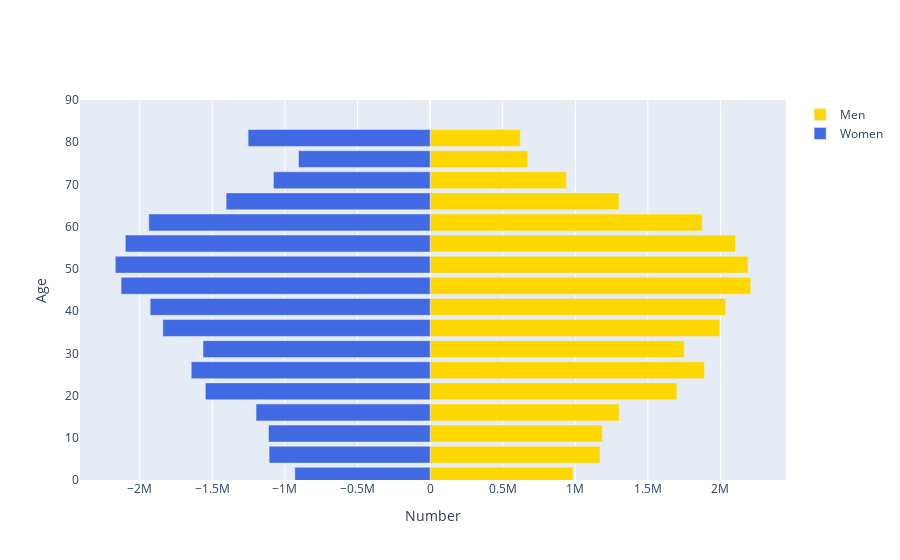

Source (notebook cell):
### Markdown cell above
Using the populationdataframe function, we can create a population pyramid for S. Korea.

### Code cell
#Test
dummytrial = populationdataframe('KOR')
populationpyramid(dummytrial, 2020)

### Figure 1 — Plotly figure (JSON) as saved in the notebook; plotly's stock layout.template omitted (floating-point values rounded to 4 significant figures)
{"data": [{"hoverinfo": "skip", "marker": {"color": "gold"}, "name": "Men", "orientation": "h", "type": "bar", "x": [984018, 1170309, 1186563, 1302129, 1699918, 1889520, 1750778, 1994309, 2035920, 2208231, 2190115, 2103347, 1874416, 1300707, 939096, 671532, 620955], "y": [1, 6, 11, 16, 21, 26, 31, 36, 41, 46, 51, 56, 61, 66, 71, 76, 81]}, {"hoverinfo": "skip", "marker": {"color": "royalblue"}, "name": "Women", "orientation": "h", "type": "bar", "x": [-931915, -1109004, -1112930, -1199049, -1548407, -1645442, -1564388, -1840983, -1928164, -2128510, -2168447, -2099343, -1937800, -1405157, -1078926, -906609, -1253643], "y": [1, 6, 11, 16, 21, 26, 31, 36, 41, 46, 51, 56, 61, 66, 71, 76, 81]}], "layout": {"barmode": "overlay", "xaxis": {"title": {"text": "Number"}}, "yaxis": {"range": [0, 90], "title": {"text": "Age"}}}}
